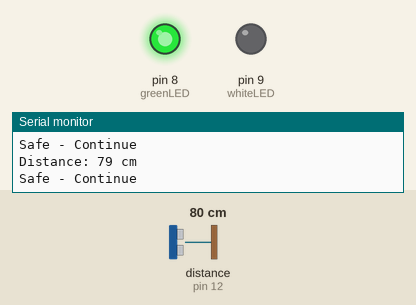
Recording of a sketch running on a simulated Arduino Mega 2560, built with avr-gcc and run on an emulated ATmega2560. On the bench: output pins drawn as LEDs (lit = HIGH), the last lines printed to the serial monitor. Wiring (inferred from the names in the program): ultrasonic range finder: trigger pin 13; echo pin 12. The inputs (shaded band) are chosen by the test bench; at power-on: distance to the obstacle (sensor on pin 12) 80 cm. The echo pulse lasts 58.3 µs per cm; pins used as bus, display or sensor lines are not drawn.

Above: at 1.2 s.
1.3 s: distance to the obstacle (sensor on pin 12) set to 2 cm
At 2.0 s:
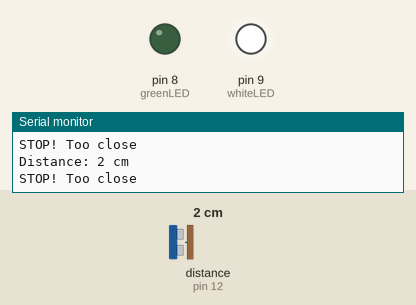
3.0 s: distance to the obstacle (sensor on pin 12) set to 9 cm
At 3.4 s:
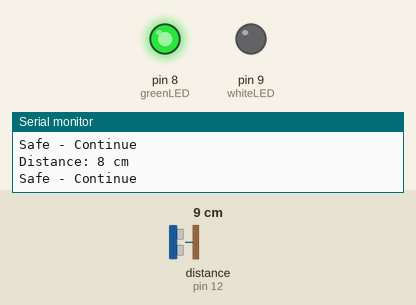
4.5 s: distance to the obstacle (sensor on pin 12) set to 4 cm
At 6.0 s:
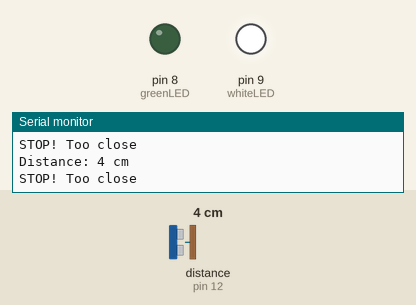
Timing chart, 0 to 7.5 s (numbered marks = the images above; inputs shaded):
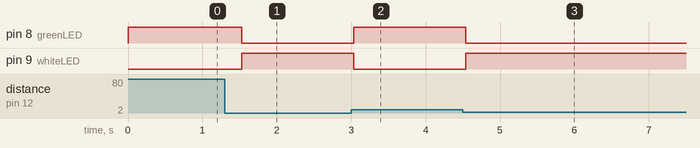

Measured:
- after the input at 1.3 s, pin 8 (greenLED): HIGH → LOW after 0.23 s; pin 9 (whiteLED): LOW → HIGH after 0.23 s
- after the input at 3.0 s, pin 8 (greenLED): LOW → HIGH at once; pin 9 (whiteLED): HIGH → LOW at once
- after the input at 4.5 s, pin 8 (greenLED): HIGH → LOW at once; pin 9 (whiteLED): LOW → HIGH at once

The sketch:

Parking_System.ino
```cpp
/*
  Parking Assistance System
  Source: Graduation Project PDF (Page 94-97)
  Sensor: Ultrasonic HC-SR04
  Output: Green LED (safe), White LED (stop)
  Controller: Arduino Mega 2560
*/

#define echoPin 12
#define trigPin 13
#define greenLED 8   // Safe distance
#define whiteLED 9   // Too close
#define SAFE_DISTANCE 5  // cm

long duration, distance;

void setup() {
  Serial.begin(9600);

  pinMode(trigPin, OUTPUT);
  pinMode(echoPin, INPUT);
  pinMode(greenLED, OUTPUT);
  pinMode(whiteLED, OUTPUT);

  // Initial state
  digitalWrite(greenLED, HIGH);   // Green ON = safe
  digitalWrite(whiteLED, LOW);    // White OFF

  Serial.println("Parking System Ready");
}

void loop() {
  // Trigger ultrasonic pulse
  digitalWrite(trigPin, LOW);
  delayMicroseconds(2);
  digitalWrite(trigPin, HIGH);
  delayMicroseconds(10);
  digitalWrite(trigPin, LOW);

  // Measure echo time
  duration = pulseIn(echoPin, HIGH);

  // Calculate distance in cm
  distance = duration / 58.2;

  Serial.print("Distance: ");
  Serial.print(distance);
  Serial.println(" cm");

  // Control LEDs based on distance
  if (distance > 0 && distance <= SAFE_DISTANCE) {
    // Too close - STOP
    digitalWrite(greenLED, LOW);   // Green OFF
    digitalWrite(whiteLED, HIGH);  // White ON
    Serial.println("STOP! Too close");
  } else {
    // Safe distance
    digitalWrite(greenLED, HIGH);  // Green ON
    digitalWrite(whiteLED, LOW);   // White OFF
    Serial.println("Safe - Continue");
  }

  delay(300);
}
```
